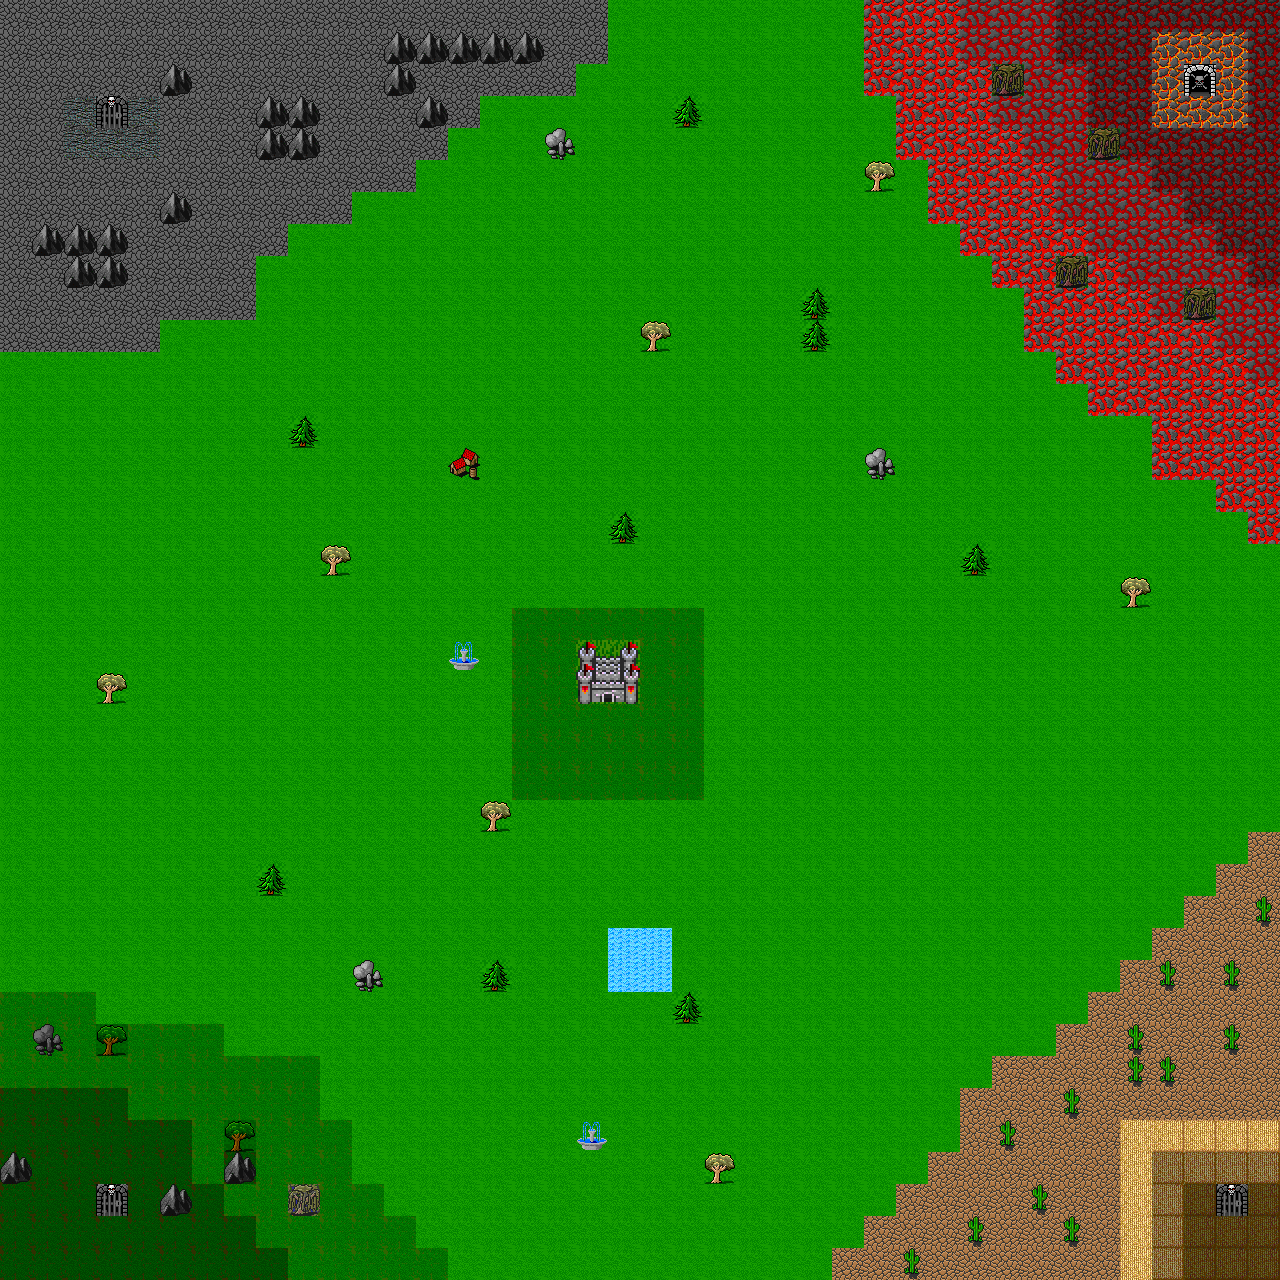

A 2D game scene composited from a Tiled map and its tileset images. What follows is a short description and the map's XML, with each tile layer's data collapsed to a summary:
An orthogonal 40x40 tile map with 32x32 px tiles, 1 tile layer (tiles) and 9 objects (4x solid, 4x zomb, player).

<map version="1.0" orientation="orthogonal" renderorder="right-down" width="40" height="40" tilewidth="32" tileheight="32" nextobjectid="137">
 <tileset firstgid="1" name="map" tilewidth="32" tileheight="32" tilecount="483" columns="23">
  <image source="map.png" trans="ffff00" width="736" height="672" />
 </tileset>
 <layer name="tiles" width="40" height="40">
  <data>[1600 cells, 1600 non-empty, 33 distinct tile ids]</data>
 </layer>
 <objectgroup name="collision">
  <object id="56" name="solid" x="-3" y="-25" width="1286" height="33" />
  <object id="60" name="solid" x="-40.5" y="-2" width="54" height="1280" />
  <object id="69" name="solid" x="1273.5" y="6" width="35" height="1268" />
  <object id="70" name="solid" x="-12.5" y="1275" width="1295" height="24" />
  <object id="105" name="zomb" x="436" y="629" width="36" height="32" />
  <object id="106" name="player" x="585" y="743" width="32" height="45" />
  <object id="134" name="zomb" x="759" y="623" width="36" height="32" />
  <object id="135" name="zomb" x="420" y="813" width="36" height="32" />
  <object id="136" name="zomb" x="762" y="808" width="36" height="32" />
 </objectgroup>
</map>
